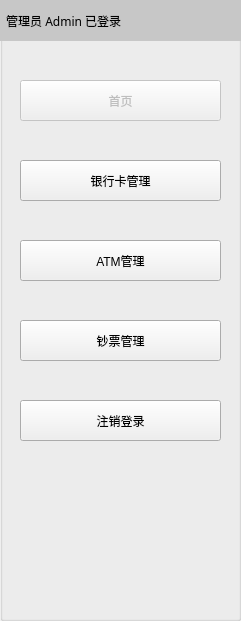
  <widget class="QGroupBox" name="groupBox">
   <property name="geometry">
    <rect>
     <x>0</x>
     <y>80</y>
     <width>241</width>
     <height>621</height>
    </rect>
   </property>
   <property name="styleSheet">
    <string notr="true">QGroupBox#groupBox{

border-right-color: rgb(0, 0, 0);
border-color: rgb(156, 156, 156);
border-width: 2px;
border-style: solid;
}</string>
   </property>
   <property name="title">
    <string/>
   </property>
   <widget class="QLabel" name="label_3">
    <property name="geometry">
     <rect>
      <x>0</x>
      <y>0</y>
      <width>241</width>
      <height>41</height>
     </rect>
    </property>
    <property name="font">
     <font>
      <family>黑体</family>
     </font>
    </property>
    <property name="styleSheet">
     <string notr="true">background-color: rgb(199, 199, 199);</string>
    </property>
    <property name="text">
     <string>  管理员 Admin 已登录</string>
    </property>
   </widget>
   <widget class="QPushButton" name="Btn_FirstPage">
    <property name="enabled">
     <bool>false</bool>
    </property>
    <property name="geometry">
     <rect>
      <x>20</x>
      <y>80</y>
      <width>201</width>
      <height>41</height>
     </rect>
    </property>
    <property name="text">
     <string>首页</string>
    </property>
   </widget>
   <widget class="QPushButton" name="BtnBankCard">
    <property name="geometry">
     <rect>
      <x>20</x>
      <y>160</y>
      <width>201</width>
      <height>41</height>
     </rect>
    </property>
    <property name="text">
     <string>银行卡管理</string>
    </property>
   </widget>
   <widget class="QPushButton" name="Btn_Money">
    <property name="geometry">
     <rect>
      <x>20</x>
      <y>320</y>
      <width>201</width>
      <height>41</height>
     </rect>
    </property>
    <property name="text">
     <string>钞票管理</string>
    </property>
   </widget>
   <widget class="QPushButton" name="Btn_ATM">
    <property name="geometry">
     <rect>
      <x>20</x>
      <y>240</y>
      <width>201</width>
      <height>41</height>
     </rect>
    </property>
    <property name="text">
     <string>ATM管理</string>
    </property>
   </widget>
   <widget class="QPushButton" name="Btn_Close">
    <property name="geometry">
     <rect>
      <x>20</x>
      <y>400</y>
      <width>201</width>
      <height>41</height>
     </rect>
    </property>
    <property name="text">
     <string>注销登录</string>
    </property>
   </widget>
  </widget>
